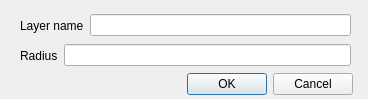
<?xml version="1.0" encoding="UTF-8"?>
<ui version="4.0">
 <class>Dialog</class>
 <widget class="QDialog" name="Dialog">
  <property name="geometry">
   <rect>
    <x>0</x>
    <y>0</y>
    <width>368</width>
    <height>99</height>
   </rect>
  </property>
  <property name="windowTitle">
   <string>Circular Area Sink</string>
  </property>
  <widget class="QDialogButtonBox" name="buttonBox">
   <property name="geometry">
    <rect>
     <x>160</x>
     <y>70</y>
     <width>193</width>
     <height>28</height>
    </rect>
   </property>
   <property name="orientation">
    <enum>Qt::Horizontal</enum>
   </property>
   <property name="standardButtons">
    <set>QDialogButtonBox::Cancel|QDialogButtonBox::Ok</set>
   </property>
  </widget>
  <widget class="QWidget" name="horizontalLayoutWidget">
   <property name="geometry">
    <rect>
     <x>20</x>
     <y>10</y>
     <width>331</width>
     <height>31</height>
    </rect>
   </property>
   <layout class="QHBoxLayout" name="horizontalLayout">
    <item>
     <widget class="QLabel" name="label_2">
      <property name="text">
       <string>Layer name</string>
      </property>
     </widget>
    </item>
    <item>
     <widget class="QLineEdit" name="layerEdit"/>
    </item>
   </layout>
  </widget>
  <widget class="QWidget" name="horizontalLayoutWidget_2">
   <property name="geometry">
    <rect>
     <x>20</x>
     <y>40</y>
     <width>331</width>
     <height>31</height>
    </rect>
   </property>
   <layout class="QHBoxLayout" name="horizontalLayout_2">
    <item>
     <widget class="QLabel" name="label">
      <property name="text">
       <string>Radius</string>
      </property>
     </widget>
    </item>
    <item>
     <widget class="QLineEdit" name="radiusEdit"/>
    </item>
   </layout>
  </widget>
 </widget>
 <resources/>
 <connections>
  <connection>
   <sender>buttonBox</sender>
   <signal>accepted()</signal>
   <receiver>Dialog</receiver>
   <slot>accept()</slot>
   <hints>
    <hint type="sourcelabel">
     <x>248</x>
     <y>254</y>
    </hint>
    <hint type="destinationlabel">
     <x>157</x>
     <y>274</y>
    </hint>
   </hints>
  </connection>
  <connection>
   <sender>buttonBox</sender>
   <signal>rejected()</signal>
   <receiver>Dialog</receiver>
   <slot>reject()</slot>
   <hints>
    <hint type="sourcelabel">
     <x>316</x>
     <y>260</y>
    </hint>
    <hint type="destinationlabel">
     <x>286</x>
     <y>274</y>
    </hint>
   </hints>
  </connection>
 </connections>
</ui>
